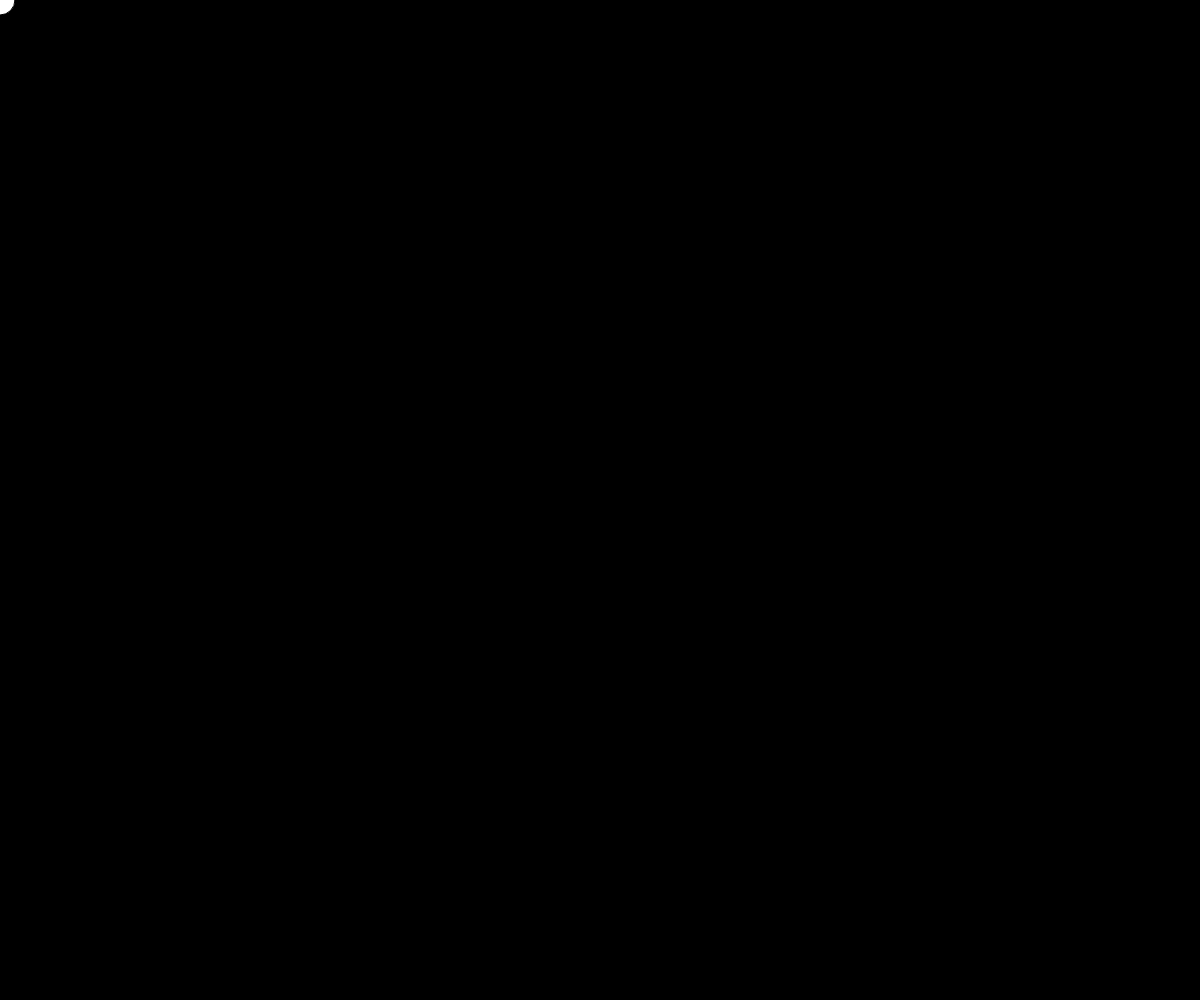
Frame 1 (no input)
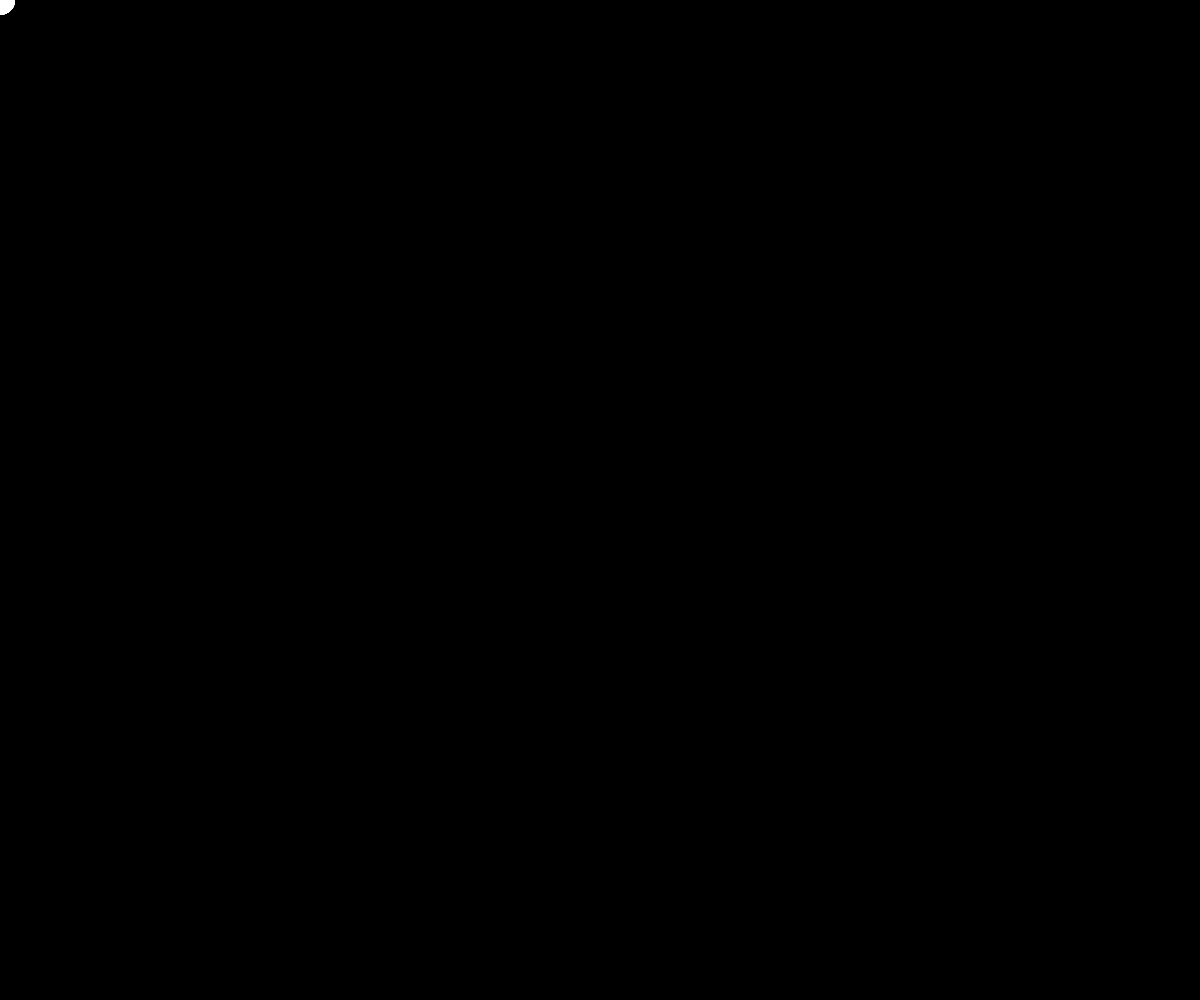
Frame 60 (no input)
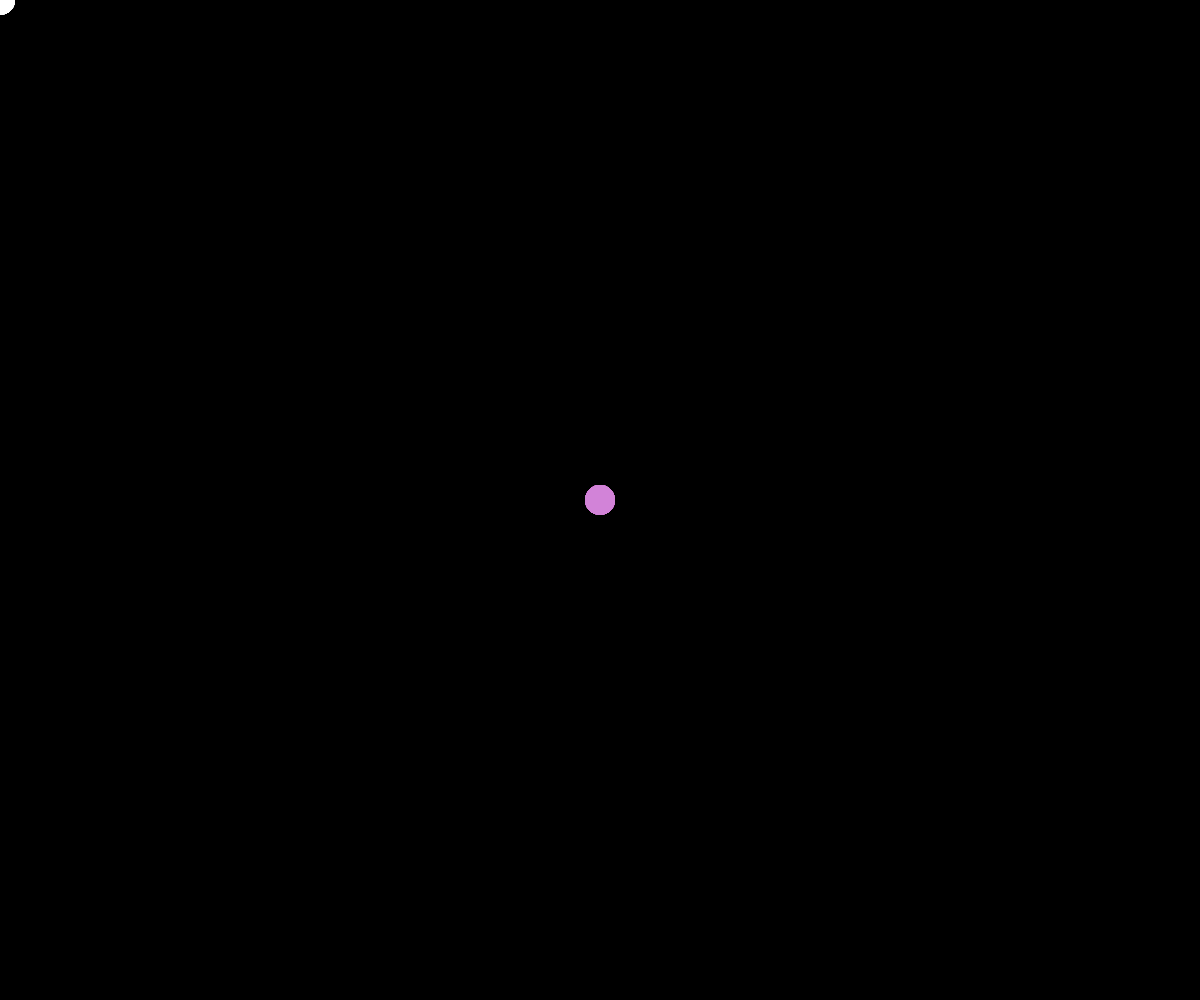
Frame 120 (the mouse pressed at the canvas centre since frame 60)

The p5.js sketch that drew these frames (run headless with seeded random() and noise() and a simulated clock; from frame 60 on, the mouse is pressed at the canvas centre):

// p5.js sketch
// ── sketch.js
let r=255;
let g=255;
let b=255;
let diameter=30;
function setup(){
    createCanvas(windowWidth,windowHeight);
    background(0);
}
function draw(){
    circle(mouseX,mouseY,diameter);
    noStroke();
    fill(r ,g ,b , 100);
}
function mousePressed(){
    r=random(100,255);
    g=random(100,255);
    b=random(100,255);
}
